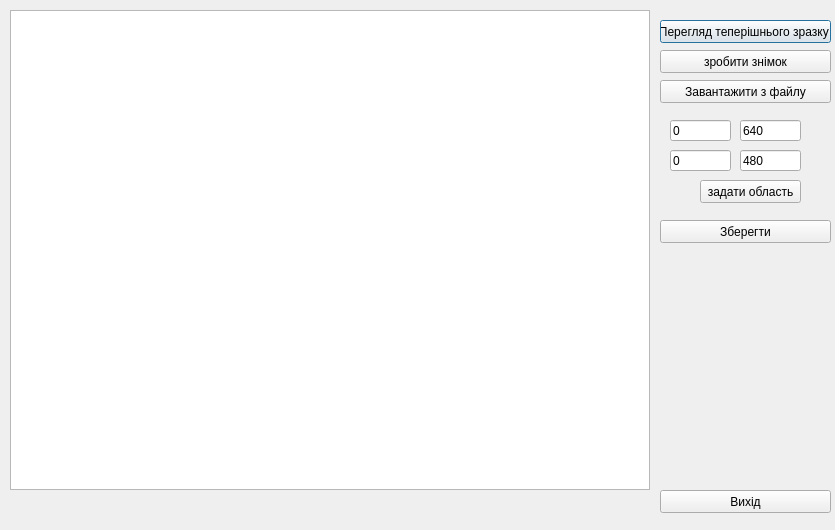
<?xml version="1.0" encoding="UTF-8"?>
<ui version="4.0">
 <class>adminform</class>
 <widget class="QDialog" name="adminform">
  <property name="geometry">
   <rect>
    <x>0</x>
    <y>0</y>
    <width>835</width>
    <height>530</height>
   </rect>
  </property>
  <property name="windowTitle">
   <string>Dialog</string>
  </property>
  <widget class="QGraphicsView" name="graphicsView">
   <property name="geometry">
    <rect>
     <x>10</x>
     <y>10</y>
     <width>640</width>
     <height>480</height>
    </rect>
   </property>
   <property name="verticalScrollBarPolicy">
    <enum>Qt::ScrollBarAlwaysOff</enum>
   </property>
   <property name="horizontalScrollBarPolicy">
    <enum>Qt::ScrollBarAlwaysOff</enum>
   </property>
  </widget>
  <widget class="QPushButton" name="pushButton">
   <property name="geometry">
    <rect>
     <x>660</x>
     <y>20</y>
     <width>171</width>
     <height>23</height>
    </rect>
   </property>
   <property name="text">
    <string>Перегляд теперішнього зразку </string>
   </property>
  </widget>
  <widget class="QPushButton" name="pushButton_2">
   <property name="geometry">
    <rect>
     <x>660</x>
     <y>50</y>
     <width>171</width>
     <height>23</height>
    </rect>
   </property>
   <property name="text">
    <string>зробити знімок</string>
   </property>
  </widget>
  <widget class="QPushButton" name="pushButton_3">
   <property name="geometry">
    <rect>
     <x>660</x>
     <y>80</y>
     <width>171</width>
     <height>23</height>
    </rect>
   </property>
   <property name="text">
    <string>Завантажити з файлу</string>
   </property>
  </widget>
  <widget class="QPushButton" name="pushButton_4">
   <property name="geometry">
    <rect>
     <x>660</x>
     <y>220</y>
     <width>171</width>
     <height>23</height>
    </rect>
   </property>
   <property name="text">
    <string>Зберегти</string>
   </property>
  </widget>
  <widget class="QLabel" name="label">
   <property name="geometry">
    <rect>
     <x>10</x>
     <y>500</y>
     <width>641</width>
     <height>16</height>
    </rect>
   </property>
   <property name="text">
    <string/>
   </property>
  </widget>
  <widget class="QPushButton" name="pushButton_5">
   <property name="geometry">
    <rect>
     <x>660</x>
     <y>490</y>
     <width>171</width>
     <height>23</height>
    </rect>
   </property>
   <property name="text">
    <string>Вихід</string>
   </property>
  </widget>
  <widget class="QLineEdit" name="lineEdit">
   <property name="geometry">
    <rect>
     <x>670</x>
     <y>120</y>
     <width>61</width>
     <height>21</height>
    </rect>
   </property>
   <property name="text">
    <string>0</string>
   </property>
  </widget>
  <widget class="QLineEdit" name="lineEdit_2">
   <property name="geometry">
    <rect>
     <x>740</x>
     <y>120</y>
     <width>61</width>
     <height>21</height>
    </rect>
   </property>
   <property name="text">
    <string>640</string>
   </property>
  </widget>
  <widget class="QLineEdit" name="lineEdit_3">
   <property name="geometry">
    <rect>
     <x>670</x>
     <y>150</y>
     <width>61</width>
     <height>21</height>
    </rect>
   </property>
   <property name="text">
    <string>0</string>
   </property>
  </widget>
  <widget class="QLineEdit" name="lineEdit_4">
   <property name="geometry">
    <rect>
     <x>740</x>
     <y>150</y>
     <width>61</width>
     <height>21</height>
    </rect>
   </property>
   <property name="text">
    <string>480</string>
   </property>
  </widget>
  <widget class="QPushButton" name="pushButton_6">
   <property name="geometry">
    <rect>
     <x>700</x>
     <y>180</y>
     <width>101</width>
     <height>23</height>
    </rect>
   </property>
   <property name="text">
    <string>задати область</string>
   </property>
  </widget>
 </widget>
 <resources/>
 <connections/>
</ui>
